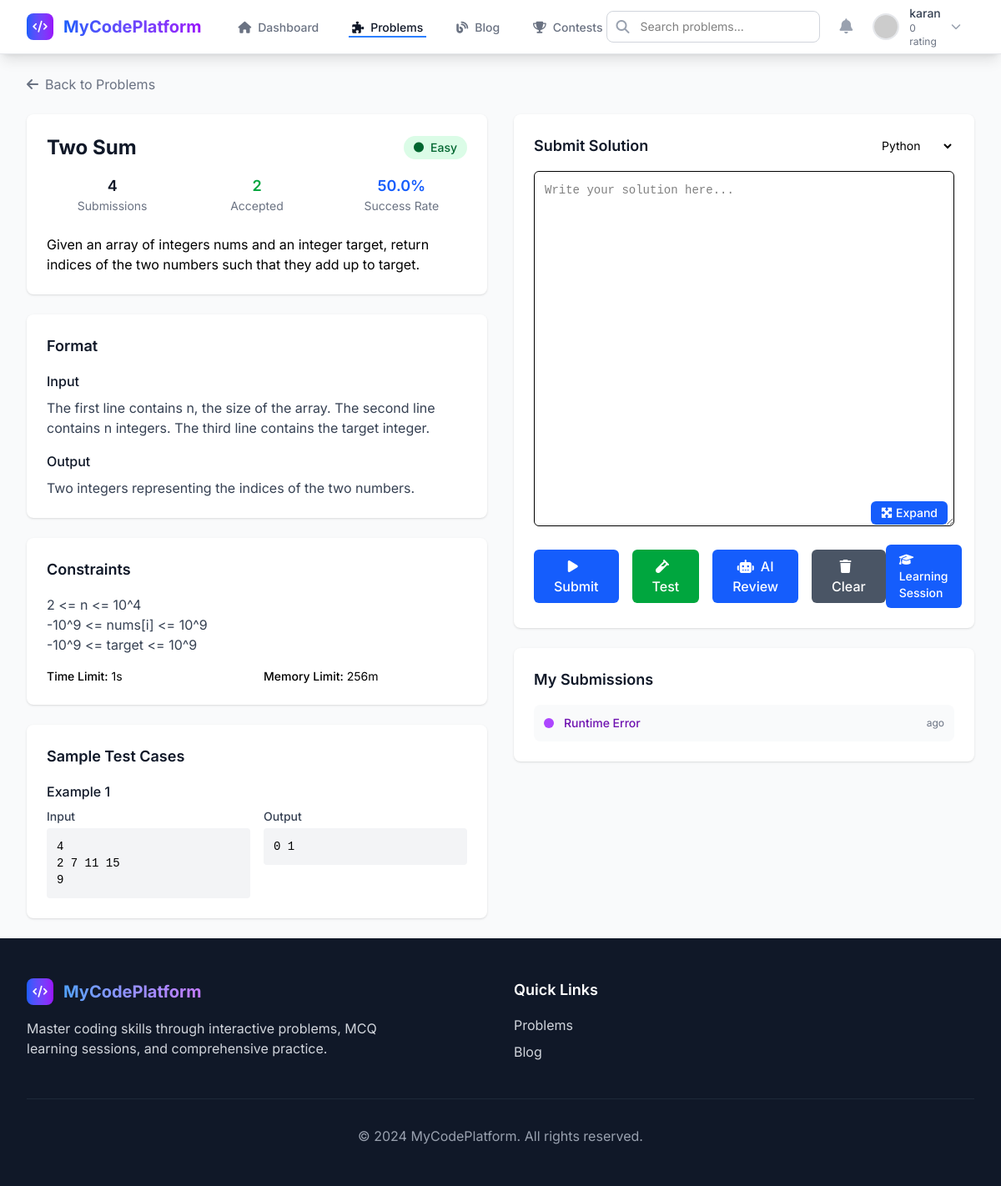
The app's page /problems/1/ (signed in), older data.
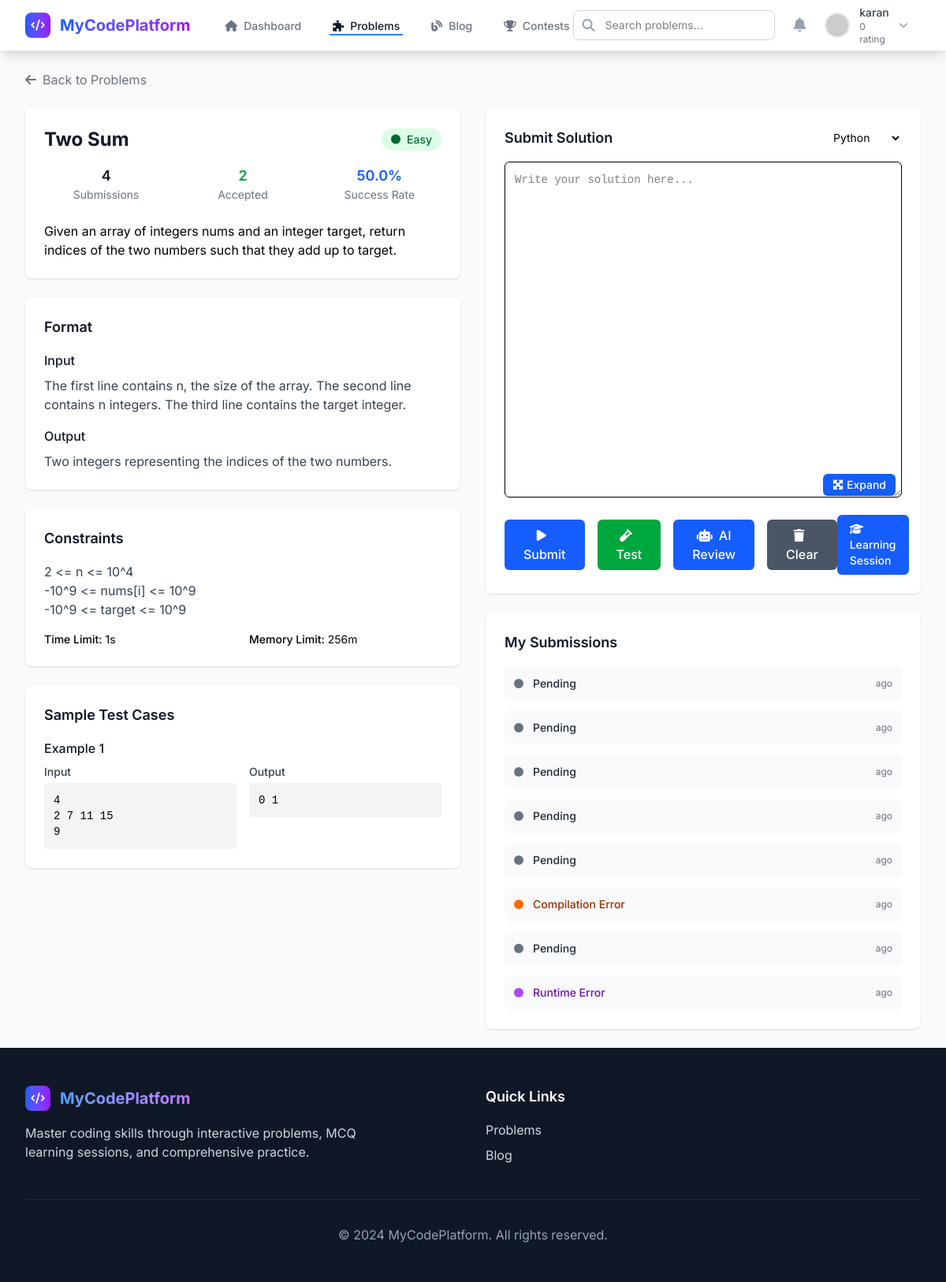
The same page, newer data.
### problems/models.py (models this page shows, shortened)
class TestCase(models.Model):
    problem = models.ForeignKey(Problem, on_delete=models.CASCADE, related_name='test_cases')
    input_data = models.TextField(help_text="Input for this test case")
    expected_output = models.TextField(help_text="Expected output for this test case")
    is_sample = models.BooleanField(default=False, help_text="Whether this is a sample test case")
    is_hidden = models.BooleanField(default=True, help_text="Whether this test case is hidden from users")
    points = models.IntegerField(default=1, help_text="Points awarded for passing this test case")
    created_at = models.DateTimeField(auto_now_add=True)
    class Meta:
        ordering = ['id']

### submit/models.py (models this page shows, shortened)
class Submission(models.Model):
    STATUS_CHOICES = [
        ('PENDING', 'Pending'),
        ('JUDGING', 'Judging'),
        ('ACCEPTED', 'Accepted'),
        ('WRONG_ANSWER', 'Wrong Answer'),
        ('TIME_LIMIT_EXCEEDED', 'Time Limit Exceeded'),
        ('MEMORY_LIMIT_EXCEEDED', 'Memory Limit Exceeded'),
        ('RUNTIME_ERROR', 'Runtime Error'),
        ('COMPILATION_ERROR', 'Compilation Error'),
        ('ERROR', 'System Error'),
    ]
    LANGUAGE_CHOICES = [
        ('cpp', 'C++'),
        ('py', 'Python'),
        ('java', 'Java'),
    ]
    user = models.ForeignKey(User, on_delete=models.CASCADE, null=True, blank=True)
    problem = models.ForeignKey(Problem, on_delete=models.CASCADE)
    code = models.TextField()
    language = models.CharField(max_length=50, choices=LANGUAGE_CHOICES)
    input_data = models.TextField(blank=True, null=True)
    total_test_cases = models.IntegerField(default=0)
    passed_test_cases = models.IntegerField(default=0)
    score = models.FloatField(default=0.0, help_text="Score based on passed test cases")
    max_execution_time = models.FloatField(null=True, blank=True)
    max_memory_used = models.BigIntegerField(null=True, blank=True, help_text="Memory in bytes")
    output_data = models.TextField(blank=True, null=True)
    error_data = models.TextField(blank=True, null=True)
    status = models.CharField(max_length=50, choices=STATUS_CHOICES, default='PENDING')
    execution_time = models.FloatField(null=True, blank=True, help_text="Execution time in seconds")
    submitted_at = models.DateTimeField(auto_now_add=True)
    class Meta:
        ordering = ['-submitted_at']

### problems/views.py (the view)
# urls.py: path('<int:problem_id>/', views.problem_detail, name='detail'),
def problem_detail(request, problem_id):
    problem = get_object_or_404(Problem, id=problem_id, is_active=True)
    sample_test_cases = problem.test_cases.filter(is_sample=True)
    user_submissions = []
    if request.user.is_authenticated:
        user_submissions = Submission.objects.filter(
            user=request.user,
            problem=problem
        ).order_by('-submitted_at')[:10]
    stats = {
        'total_submissions': problem.total_attempts,
        'accepted_submissions': problem.successful_completions,
        'success_rate': problem.success_rate,
    }
    context = {
        'problem': problem,
        'sample_test_cases': sample_test_cases,
        'user_submissions': user_submissions,
        'stats': stats,
    }
    return render(request, 'problems/problem_detail.html', context)

### problems/models.py (called while the page is built)
    @property
    def success_rate(self):
        if self.total_attempts == 0:
            return 0
        return (self.successful_completions / self.total_attempts) * 100

### users/models.py (called while the page is built)
    def get_avatar_url(self):
        if self.avatar:
            return self.avatar.url
        return f"https://ui-avatars.com/api/?name={self.username}&background=3b82f6&color=fff&size=128"

### problems/templates/problems/problem_detail.html (shortened to what the changed rows need)
{% extends 'base.html' %}
{% load static %}
{% block extra_css %}
<link href="https://cdnjs.cloudflare.com/ajax/libs/codemirror/5.65.5/codemirror.min.css" rel="stylesheet">
<link href="https://cdnjs.cloudflare.com/ajax/libs/codemirror/5.65.5/theme/blackboard.min.css" rel="stylesheet">
{% endblock %}
{% block content %}
<div class="max-w-7xl mx-auto py-6 px-4 sm:px-6 lg:px-8">
        <div class="grid grid-cols-1 lg:grid-cols-2 gap-8">
            <div class="space-y-6">
                <div class="bg-white rounded-lg shadow p-6">
                    <div class="flex items-center justify-between mb-4">
                        <h1 class="text-2xl font-bold text-gray-900">{{ problem.title }}</h1>
                    </div>
                </div>
                {% if sample_test_cases %}
                <div class="bg-white rounded-lg shadow p-6">
                    {% for test_case in sample_test_cases %}
                    <div class="mb-6 last:mb-0">
                        <h4 class="font-medium text-gray-900 mb-2">Example {{ forloop.counter }}</h4>
                        <div class="grid grid-cols-1 md:grid-cols-2 gap-4">
                            <div>
                                <div class="text-sm font-medium text-gray-700 mb-1">Input</div>
                                <pre class="bg-gray-100 p-3 rounded text-sm overflow-x-auto"><code>{{ test_case.input_data }}</code></pre>
                            </div>
                            <div>
                                <div class="text-sm font-medium text-gray-700 mb-1">Output</div>
                                <pre class="bg-gray-100 p-3 rounded text-sm overflow-x-auto"><code>{{ test_case.expected_output }}</code></pre>
                            </div>
                        </div>
                    </div>
                    {% endfor %}
                </div>
                {% endif %}
            </div>
            <div class="space-y-6">
                {% if user.is_authenticated and user_submissions %}
                <div class="bg-white rounded-lg shadow p-6">
                    <div class="space-y-3">
                        {% for submission in user_submissions %}
                        <div class="flex items-center justify-between p-3 bg-gray-50 rounded-lg">
                            <div class="flex items-center space-x-3">
                                {% if submission.status == 'ACCEPTED' %}
                                    <div class="w-3 h-3 bg-green-500 rounded-full"></div>
                                    <span class="text-sm font-medium text-green-800">Accepted</span>
                                {% elif submission.status == 'WRONG_ANSWER' %}
                                    <div class="w-3 h-3 bg-red-500 rounded-full"></div>
                                    <span class="text-sm font-medium text-red-800">Wrong Answer</span>
                                {% elif submission.status == 'TIME_LIMIT_EXCEEDED' %}
                                    <div class="w-3 h-3 bg-yellow-500 rounded-full"></div>
                                    <span class="text-sm font-medium text-yellow-800">Time Limit Exceeded</span>
                                {% elif submission.status == 'RUNTIME_ERROR' %}
                                    <div class="w-3 h-3 bg-purple-500 rounded-full"></div>
                                    <span class="text-sm font-medium text-purple-800">Runtime Error</span>
                                {% elif submission.status == 'COMPILATION_ERROR' %}
                                    <div class="w-3 h-3 bg-orange-500 rounded-full"></div>
                                    <span class="text-sm font-medium text-orange-800">Compilation Error</span>
                                {% else %}
                                    <div class="w-3 h-3 bg-gray-500 rounded-full animate-pulse"></div>
                                    <span class="text-sm font-medium text-gray-800">Pending</span>
                                {% endif %}
                            </div>
                            <div class="text-xs text-gray-500">
                                {{ submission.created_at|timesince }} ago
                            </div>
                        </div>
                        {% endfor %}
                    </div>
                </div>
                {% endif %}
            </div>
        </div>
</div>
{% endblock %}

Row changes from the older to the newer data that the page shows:
added Submission: status "ERROR" (drawn)
added Submission: status "ERROR" (drawn)
added Submission: status "ERROR" (drawn)
added Submission: status "ERROR" (drawn)
added Submission: status "ERROR" (drawn)
added Submission: shows "Compilation Error"
added Submission: status "ERROR" (drawn)
